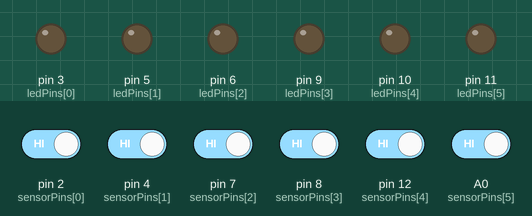
A sketch run on a simulated Arduino Uno, built with avr-gcc and run on an emulated ATmega328P. On the bench: output pins drawn as LEDs (lit = HIGH). The test bench sets the inputs (shaded band); at power-on: A0 (sensorPins[5]), pin 2 (sensorPins[0]), pin 4 (sensorPins[1]), pin 7 (sensorPins[2]), pin 8 (sensorPins[3]), pin 12 (sensorPins[4]) HIGH.

Above: at 1.2 s.
1.3 s: pin 2 (sensorPins[0]) driven LOW
At 2.5 s:
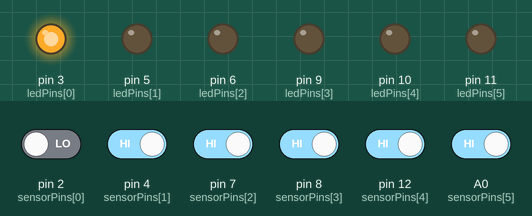
2.8 s: pin 4 (sensorPins[1]) driven LOW
At 3.9 s:
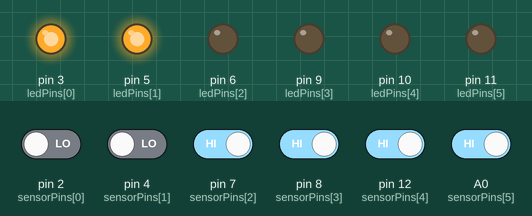
4.3 s: pin 7 (sensorPins[2]) driven LOW
At 5.0 s:
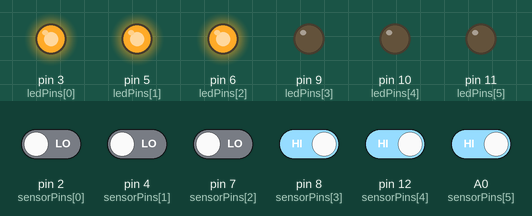
5.8 s: pin 8 (sensorPins[3]) driven LOW
At 6.2 s:
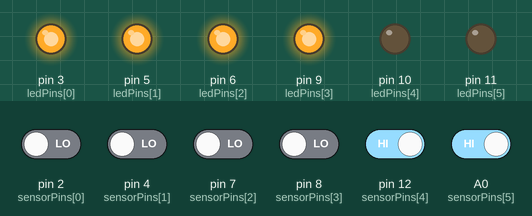
7.3 s: pin 12 (sensorPins[4]) driven LOW
At 8.5 s:
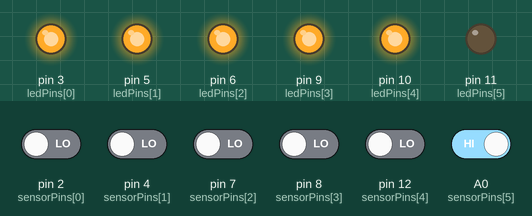
8.8 s: A0 (sensorPins[5]) driven LOW
At 9.6 s:
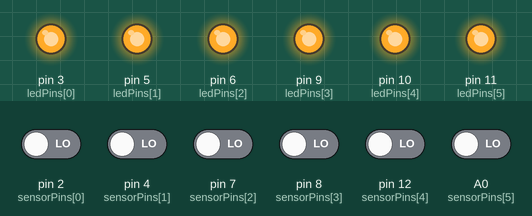
Timing chart, 0 to 11.3 s (numbered marks = the images above; inputs shaded):
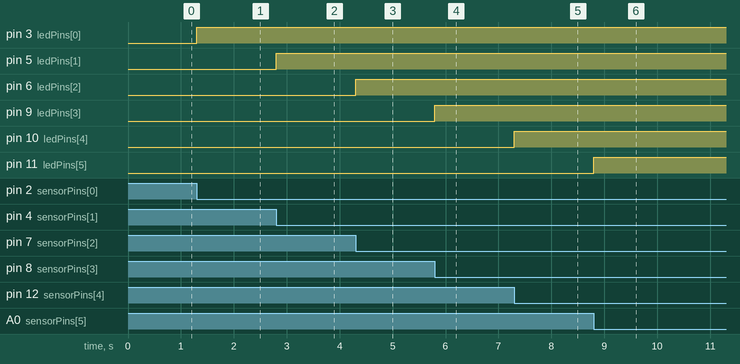

Measured:
- after the input at 1.3 s, pin 3 (ledPins[0]): LOW → HIGH at once
- after the input at 2.8 s, pin 5 (ledPins[1]): LOW → HIGH at once
- after the input at 4.3 s, pin 6 (ledPins[2]): LOW → HIGH at once
- after the input at 5.8 s, pin 9 (ledPins[3]): LOW → HIGH at once
- after the input at 7.3 s, pin 10 (ledPins[4]): LOW → HIGH at once
- after the input at 8.8 s, pin 11 (ledPins[5]): LOW → HIGH at once

The sketch:

toy_car_light_road.ino
```cpp
/* Six-zone toy-car light road: classic 5 V Arduino UNO R3 / Nano.
   Sensors: 3-pin, active-LOW, 5 V IR obstacle modules (VCC/GND/OUT).
   Every ordinary LED requires its OWN 470-ohm series resistor.
   Power the Arduino through USB; no external high-current LED supply.
   No libraries needed. Read the accompanying build guide first.
*/
const byte N = 6;
const byte sensorPins[N] = {2, 4, 7, 8, 12, A0};
const byte ledPins[N]    = {3, 5, 6, 9, 10, 11}; // Hardware PWM pins.

const bool TRAIL = true;    // false = light only while car is detected.
const unsigned long HOLD_MS = 150;
const unsigned long FADE_MS = 450; // Keep greater than zero.

unsigned long lastSeen[N] = {};
bool active[N] = {};

void setup() {
  for (byte i = 0; i < N; i++) {
    pinMode(sensorPins[i], INPUT_PULLUP);
    pinMode(ledPins[i], OUTPUT);
    analogWrite(ledPins[i], 0);
  }
}

void loop() {
  const unsigned long now = millis();
  for (byte i = 0; i < N; i++) {
    const bool detected = (digitalRead(sensorPins[i]) == LOW);
    byte brightness = 0;

    if (detected) {
      lastSeen[i] = now;
      active[i] = true;
      brightness = 255;
    } else if (TRAIL && active[i]) {
      const unsigned long age = now - lastSeen[i];
      if (age < HOLD_MS) {
        brightness = 255;
      } else if (age < HOLD_MS + FADE_MS) {
        brightness = (255UL * (HOLD_MS + FADE_MS - age)) / FADE_MS;
      } else {
        active[i] = false;
      }
    } else {
      active[i] = false;
    }

    analogWrite(ledPins[i], brightness);
  }
  // No delay: every zone is sampled repeatedly, including while others fade.
}
```
